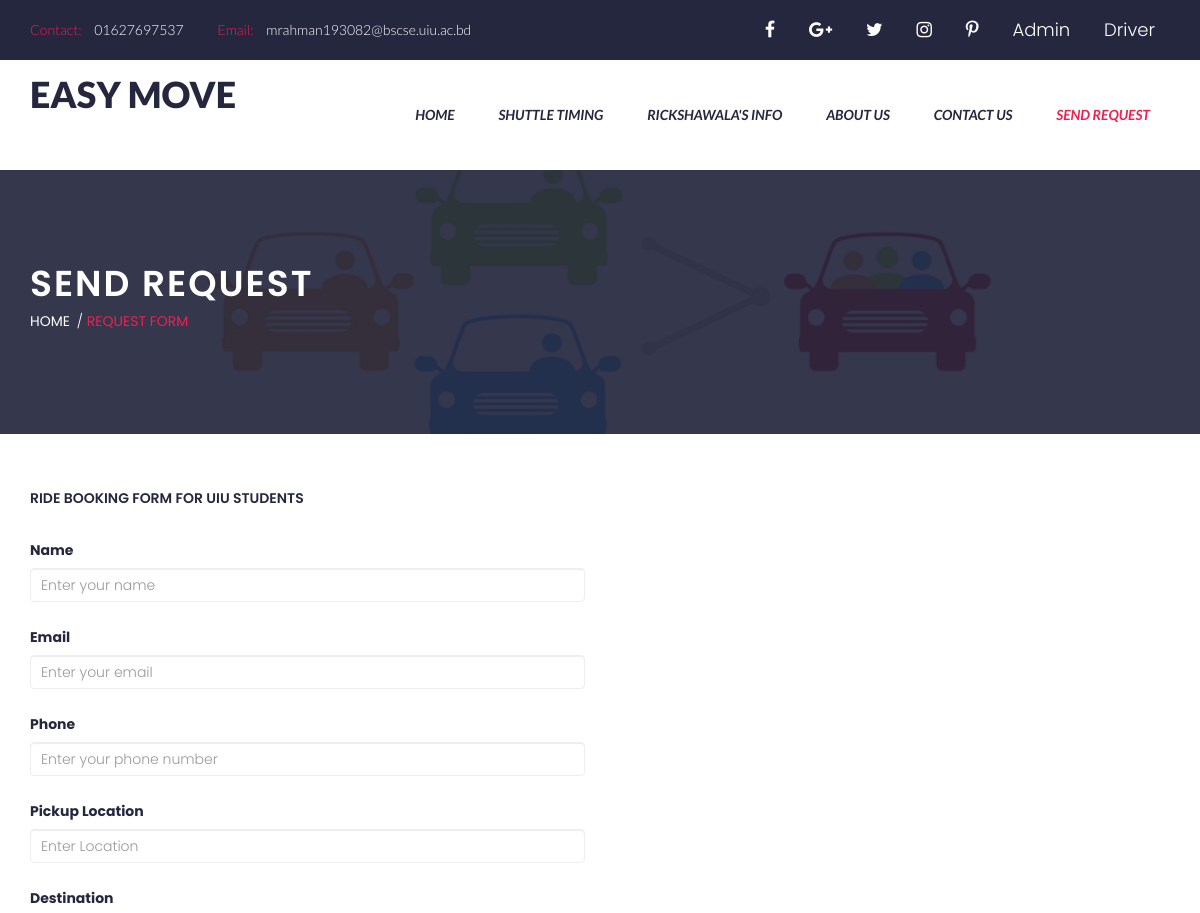
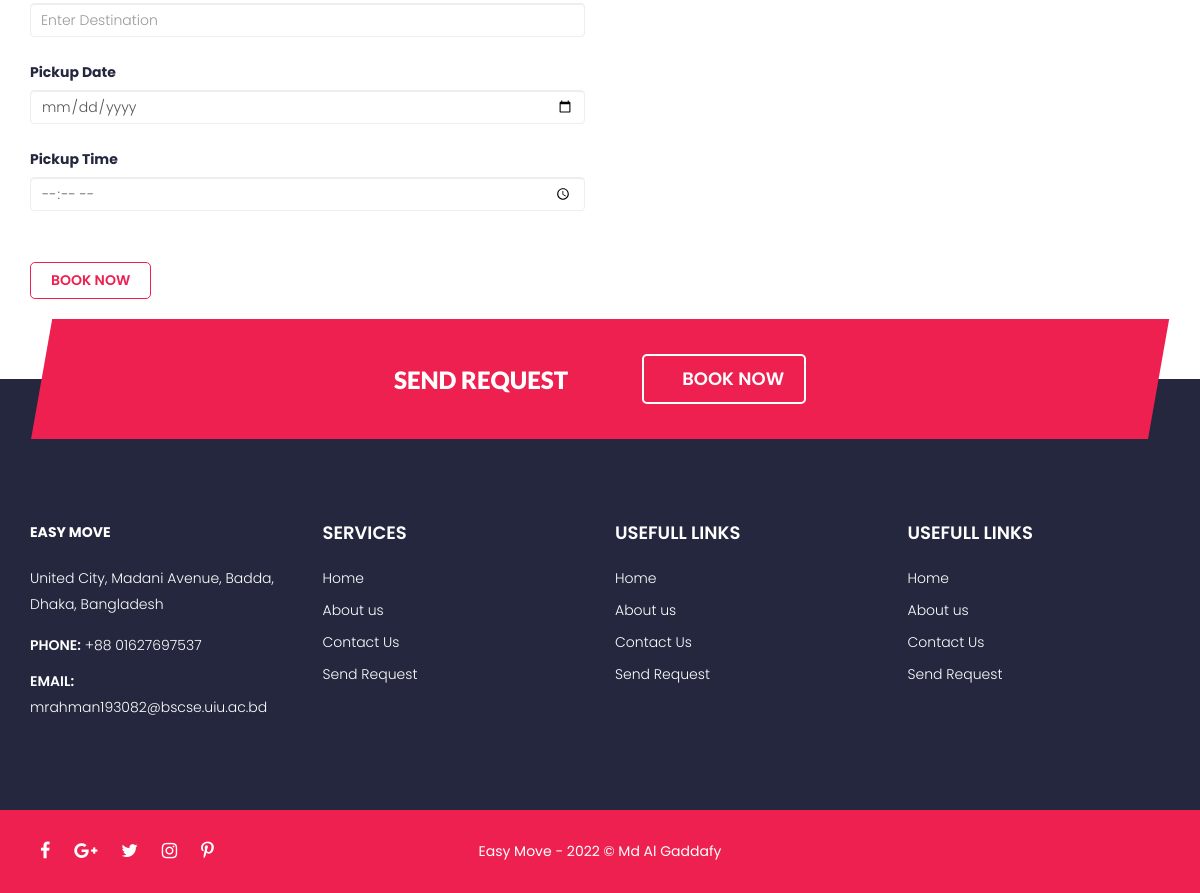
Page /booking-request.php on the committed database (2 pictures, top to bottom).
### tables this page shows
CREATE TABLE `tblpage` (
  `ID` int(10) NOT NULL,
  `PageType` varchar(200) DEFAULT NULL,
  `PageTitle` mediumtext DEFAULT NULL,
  `PageDescription` mediumtext DEFAULT NULL,
  `Email` varchar(200) DEFAULT NULL,
  `MobileNumber` varchar(15) DEFAULT NULL,
  `UpdationDate` date DEFAULT NULL,
  `Timing` varchar(200) NOT NULL
);

### booking-request.php (the view, shortened to what this page needs)
<?php
include('includes/dbconnection.php');
?>
<!DOCTYPE html>
<html class="no-js" lang="zxx">
<head>
    <link rel="stylesheet" href="css1/normalize.css">
    <link rel="stylesheet" href="css1/animate.css">
    <link rel="stylesheet" href="css1/bootstrap.min.css">
    <link rel="stylesheet" href="css1/meanmenu.min.css">
    <link rel="stylesheet" href="css1/font-awesome.min.css">
    <link rel="stylesheet" href="css1/icofont.css">
    <link rel="stylesheet" href="css1/change-text.css">
    <link rel="stylesheet" href="css1/jquery.mb.YTPlayer.min.css">
    <link rel="stylesheet" href="css1/main.css">
    <link rel="stylesheet" href="css1/owl.carousel.css">
    <link rel="stylesheet" href="css1/owl.theme.css">
    <link rel="stylesheet" href="css1/owl.transitions.css">
    <link rel="stylesheet" href="lib/css/nivo-slider.css">
    <link rel="stylesheet" href="lib/css/preview.css">
    <link rel="stylesheet" href="style.css">
    <link rel="stylesheet" href="css1/responsive.css">
</head>
<body>
    <?php include_once('includes/header.php'); ?>
    <div class="page-title-area overlay">
        <div class="container">
            <div class="row">
                <div class="col-md-12">
                    <div class="page-title">
                        <h2>Send Request</h2>
                    </div>
                    <div class="page-title-menu">
                        <ul>
                            <li><a href="index.php">Home</a> <span> / </span> </li>
                            <li><a href="booking-request.php">Request Form</a></li>
                        </ul>
                    </div>
                </div>
            </div>
        </div>
    </div>
    <div class="checkout-area section-padding2">
        <div class="container">
            <div class="row">
                <div class="col-md-6">
                    <div class="client-address">
                        <div class="section-small-title">
                            <h3>Ride Booking Form for UIU Students</h3>
                        </div>
                        <div class="client-address-form">
                            <form action="" method="post">
                                <label class="form-label">Name</label>
                                <input class="form-control" type="text" placeholder="Enter your name" name="name" required="true">
                                <label class="form-label">Email</label>
                                <input class="form-control" type="email" placeholder="Enter your email" name="email" required="true">
                                <label class="form-label">Phone</label>
                                <input class="form-control" type="tel" placeholder="Enter your phone number" name="phone" required="true" maxlength="11" pattern="[0-9]+">
                                <label class="form-label">Pickup Location</label>
                                <input class="form-control" type="text" placeholder="Enter Location" name="pickuploc" required="true">
                                <label class="form-label">Destination</label>
                                <input class="form-control" type="text" placeholder="Enter Destination" name="destination" required="true">
                                <label class="form-label">Pickup Date</label>
                                <input class="form-control" type="date" required="true" name="pickupdate">
                                <label class="form-label">Pickup Time</label>
                                <input class="form-control" type="time" required="true" name="pickuptime">
                                <div class="form-btn">
                                    <div class="shopping-button">
                                        <div class="form-btn">
                                            <button class="submit-btn" name="submit">Book Now</button>
                                        </div>
                                    </div>
                                </div>
                            </form>
                        </div>
                    </div>
                </div>
            </div>
        </div>
    </div>
    <div class="quick-book-area">
        <div class="container">
            <div class="row">
                <div class="col-md-12">
                    <div class="book-now">
                        <div class="display-table">
                            <div class="display-table-cell">
                                <div class="book-now-title">
                                    <h2>Send Request</h2>
                                    <a href="booking-request.php" class="book-now-btn"> <i class="icofont icofont-long-arrow-right"></i> BOOK NOW</a>
                                </div>
                            </div>
                        </div>
                    </div>
                </div>
            </div>
        </div>
    </div>
    <?php include_once('includes/footer.php'); ?>
</body>
</html>

### includes/header.php (shortened to what this page needs)
<header id="sticker">
    <div class="header-top">
        <div class="container">
            <div class="row">
                <div class="col-md-7">
                    <div class="welcome-msg">
                        <ul>
                            <?php
                               $sql = "SELECT * from tblpage where PageType='contactus'";
                               $query = $dbh->prepare($sql);
                               $query->execute();
                               $results = $query->fetchAll(PDO::FETCH_OBJ);
                               $cnt = 1;
                               if ($query->rowCount() > 0) {
                                   foreach ($results as $row) {               ?>
                                    <li>
                                        <p> <span> Contact: </span><?php echo htmlentities($row->MobileNumber); ?></p>
                                    </li>
                                    <li>
                                        <p> <span> Email: </span><?php echo htmlentities($row->Email); ?></p>
                                    </li><?php $cnt = $cnt + 1;
                                       }
                                   } ?>
                        </ul>
                    </div>
                </div>
                <div class="col-md-5">
                    <div class="header-top-menu">
                        <div class="top-social">
                            <ul>
                                <li><a href="#"> <i class="fa fa-facebook"></i> </a></li>
                                <li><a href="#"> <i class="fa fa-google-plus"></i> </a></li>
                                <li><a href="#"> <i class="fa fa-twitter"></i> </a></li>
                                <li><a href="#"> <i class="fa fa-instagram"></i> </a></li>
                                <li><a href="#"> <i class="fa fa-pinterest-p"></i> </a></li>
                                <li><a href="admin/login.php">Admin</a></li>
                                <li><a href="driver/login.php">Driver</a></li>
                            </ul>
                        </div>
                    </div>
                </div>
            </div>
        </div>
    </div>
    <div class="main-menu-area hidden-xs">
        <div class="container">
            <div class="menu-position">
                <div class="row">
                    <div class="col-md-3 col-sm-2">
                        <div class="logo">
                            <a href="index.php">
                                <h1>Easy Move</h1>
                            </a>
                        </div>
                    </div>
                    <div class="col-md-9 col-sm-10 static">
                        <div class="main-menu">
                            <nav>
                                <ul>
                                    <li class="has-sub"><a href="index.php">Home</a></li>
                                    <li><a href="shuttle-timing.php">Shuttle Timing</a></li>
                                    <li><a href="rickshawala-info.php">Rickshawala's Info</a></li>
                                    <li><a href="about-us.php">About us</a></li>
                                    <li><a href="contact.php">Contact Us</a></li>
                                    <li><a href="booking-request.php">Send Request</a></li>
                                </ul>
                            </nav>
                        </div>
                    </div>
                </div>
            </div>
        </div>
    </div>
</header>

### includes/footer.php
<div class="footer-top-area">
    <div class="container">
        <div class="row">
            <div class="col-md-3 col-sm-4">
                <div class="single-footer-top">
                    <div class="footer-about-us">
                        <?php
                           $sql = "SELECT * from tblpage where PageType='contactus'";
                           $query = $dbh->prepare($sql);
                           $query->execute();
                           $results = $query->fetchAll(PDO::FETCH_OBJ);
                           $cnt = 1;
                           if ($query->rowCount() > 0) {
                               foreach ($results as $row) {               ?>
                                <a href="index.php" class="footer-logo"> <strong style="color:white ;font-weight: bold;">EASY MOVE</strong> </a>
                                <div class="footer-address">
                                    <p> <?php echo htmlentities($row->PageDescription); ?></p>
                                </div>
                                <div class="footer-contact-info">
                                    <p> <span> Phone:</span> +88 <?php echo htmlentities($row->MobileNumber); ?> </p>
                                    <p> <span> Email:</span> <?php echo htmlentities($row->Email); ?> </p>
                                </div>
                    </div><?php $cnt = $cnt + 1;
                               }
                           } ?>
                </div>
            </div>
            <div class="col-sm-2">
                <div class="single-footer-top">
                    <div class="footer-top-title">
                        <h3>Services</h3>
                    </div>
                    <div class="footer-top-menu">
                        <ul>
                            <li class="has-sub"><a href="index.php">Home</a></li>
                            <li><a href="about-us.php">About us</a></li>
                            <li><a href="contact.php">Contact Us</a></li>
                            <li><a href="booking-request.php">Send Request</a></li>
                        </ul>
                    </div>
                </div>
            </div>
            <div class="col-md-2 col-md-offset-1 col-sm-3">
                <div class="single-footer-top">
                    <div class="footer-top-title">
                        <h3>USEFULL LINKS</h3>
                    </div>
                    <div class="footer-top-menu">
                        <ul>
                            <li class="has-sub"><a href="index.php">Home</a></li>
                            <li><a href="about-us.php">About us</a></li>
                            <li><a href="contact.php">Contact Us</a></li>
                            <li><a href="booking-request.php">Send Request</a></li>
                        </ul>
                    </div>
                </div>
            </div>
         <div class="col-md-2 col-md-offset-1 col-sm-3">
                <div class="single-footer-top">
                    <div class="footer-top-title">
                        <h3>USEFULL LINKS</h3>
                    </div>
                    <div class="footer-top-menu">
                        <ul>
                            <li class="has-sub"><a href="index.php">Home</a></li>
                            <li><a href="about-us.php">About us</a></li>
                            <li><a href="contact.php">Contact Us</a></li>
                            <li><a href="booking-request.php">Send Request</a></li>
                        </ul>
                    </div>
                </div>
            </div>
        </div>
    </div>
</div>
<div class="footer-area">
    <div class="container">
        <div class="row">
            <div class="col-md-3 col-sm-4">
                <div class="footer-social">
                    <ul>
                        <li><a href="#"> <i class="fa fa-facebook"></i> </a></li>
                        <li><a href="#"> <i class="fa fa-google-plus"></i> </a></li>
                        <li><a href="#"> <i class="fa fa-twitter"></i> </a></li>
                        <li><a href="#"> <i class="fa fa-instagram"></i> </a></li>
                        <li><a href="#"> <i class="fa fa-pinterest-p"></i> </a></li>
                    </ul>
                </div>
            </div>
            <div class="col-md-6 col-sm-4">
                <div class="footer-copyright">
                    <p>Easy Move - 2022 © Md Al Gaddafy</p>
                </div>
            </div>
        </div>
    </div>
</div>

### css1/change-text.css (style rules this page uses)
a { text-decoration: none; }

### css1/main.css (style rules this page uses)
html { color: #222; font-size: 1em; line-height: 1.4; }

### css1/responsive.css (style rules this page uses)
@media (min-width: 992px) and (max-width: 1200px) { .main-menu nav ul li a { padding: 42px 20px; } }
@media (min-width: 992px) and (max-width: 1200px) { .footer-social ul li a { padding: 0 10px; } }
@media (min-width: 992px) and (max-width: 1200px) { .page-title-area { padding: 100px 0; } }

### rows in the picture
tblpage: MobileNumber "01627697537", Email "mrahman193082@bscse.uiu.ac.bd", PageDescription "United City, Madani Avenue, Badda, Dhaka, Bangladesh"
